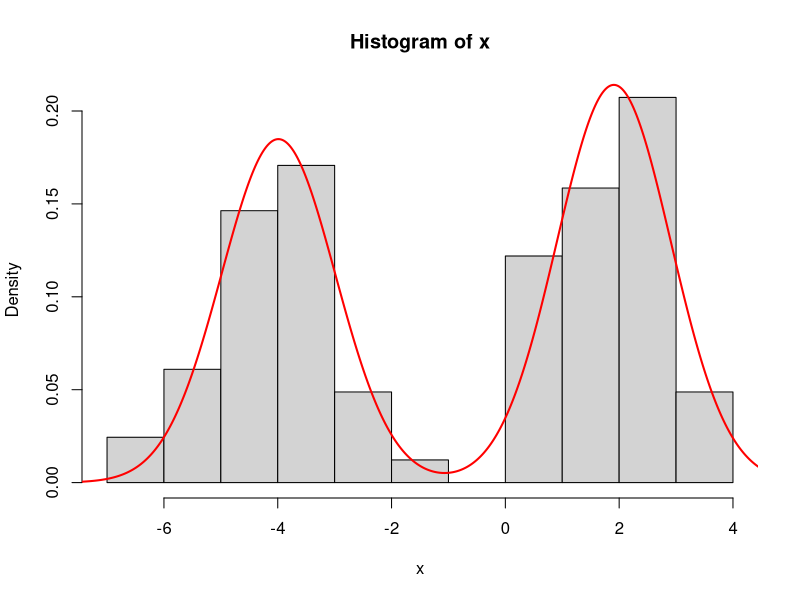

The R source for this figure:

# zPrior(z = c(1, 2, 3), K = 3, N = 3, alpha = 1.0 )
# -log(6)

################
#---PACKAGES---#
################
require(compiler)
# require(mixtools)

############
#---DATA---#
############
# data generated from a mixture of two normals 0.5 * N(-4,1) + 0.5 * N(2,1) 
x <- c(3.2021219417081, 2.65741884298405, 0.780137036066781, 3.64724723765017, 
       2.81041331245526, -4.62984071052694, -3.14281370657829, -3.12319766617262, 
       0.908978440112633, 2.51957106216094, 1.6829613082298, -3.87567468005131, 
       0.945705446404869, 0.495428223641111, -3.70222557688605, 3.68414040371748, 
       1.71340601895164, 1.14251338854263, -4.67625135117806, -4.36161079110522, 
       2.5622235140633, 2.06378756223698, -6.05965795191174, 2.03357186159356, 
       1.85332992519105, -2.90292806264, -2.3872030054047, 2.97532564926973, 
       1.36038670563403, 2.03484398255987, -2.90544404614717, 1.94541101948915, 
       1.89877326620243, -4.58947787551057, -5.23332969425005, 1.35028279895402, 
       -5.7057364084379, -4.19795250440479, 0.169765958342949, -4.41040237770636, 
       3.23366242337812, 2.7355634096666, -3.79124850215067, 1.81625386149323, 
       1.1244817398166, -5.351603849814, -4.28238069609014, 2.81686670597407, 
       -3.41167847159064, 2.2695834486729, -4.33355486366414, -4.07156878219267, 
       0.66540681953474, 1.54438714296735, -6.69483940993138, -3.33693275965261, 
       -1.79182385472336, 2.57088565077193, 1.36080493186315, 2.47510953571402, 
       2.21485345997249, -3.14067593928145, -5.09841477435681, 0.995868098296324, 
       0.780575051090966, -4.78524027264247, -5.00218879969458, -3.31819478384048, 
       -3.22225921308094, 2.90755400556924, -4.5340589955408, -3.17250220599487, 
       1.3692421554455, 0.471461424865359, 2.21459894893125, -2.10032867323119, 
       -3.94392608719873, -3.96057630155318, -3.71448565584273, 0.730529435675807, 
       2.20540388616452, -4.56182609476879)

# x = rnormmix(82, lambda = c(0.5, 0.5), mu = c(-4, 2), sigma = c(1, 1))

##################
#---LIKELIHOOD---#
##################

# dnorm( x[index], mu.cand, P, log = T) 

partialLoglike <- function(x, mu, P) {
  return(dnorm( x, mean = mu, sd = P, log = T))
}

loglikelihood <- function(mu, z, P, data) {
  # mu - vector with K unique mean values
  # z - vector with N cluster assignments
  # data - vector with N data points
  # P - std dev (fixed)
  logL = 0;
  for(i in 1 : length(data)) {
    xi = data[i]
    mui = mu[z[i]]
    logL = logL + partialLoglike(xi, mui, P) #dnorm(x = xi, mean = mui, sd = P, log = TRUE )
  }
  
  return(logL )
}#END: loglikelihood

loglikelihood <- cmpfun(loglikelihood)


############
############
##---MU---##
############
############

#---PRIOR---#
muPrior <- function(mu, K, mu0, P0) {
  # prior for mu parameters (base model)
  # mu: vector of K unique parameter values
  # @return: likelihood of mu
  loglike = 0
  for(i in 1 : K) {
    
    loglike = loglike + dnorm(mu[i], mu0, P0)
    
  }#END: i loop
  
  return(loglike)
}#END: muPrior

muPrior <- cmpfun(muPrior)

#---RANDOM DRAW FROM PRIOR---#
muRand <- function(mu0, P0) {
  # generates random value from the prior for mu
  value = rnorm(n = 1, mean = mu0, sd = P0)
  return(value)
}#END: muRand

#---PROPOSAL---#
muProposal <- function(xt, operate) {
  #TODO: remove
  #   xt = muchain[i, ]
  
  # random walk (symmetric) proposal
  window = 0.1
  K = length(xt)
  r.cand = rep(NA, K)
  d.cand = rep(NA, K)
  d.curr = rep(NA, K)
  
  for(i in 1 : K) {
    
    if(operate) {
      
      r.cand[i] = runif(1, min = xt[i] - window, max = xt[i] + window)
      # they will be the same, proposal is symmetrical
      d.cand[i] = dunif(r.cand[i], min = xt[i] - window, max = xt[i] + window, log = T)
      d.curr[i] = dunif(xt[i], min = xt[i] - window, max = xt[i] + window, log = T)
      
    } else {
      r.cand[i] = xt[i]
      d.cand[i] = 0
      d.curr[i] = 0
    }
    
  }#END: i loop
  
  return(list(r.cand = r.cand, d.cand = d.cand, d.curr = d.curr))
}

muProposal <- cmpfun(muProposal)

###########
###########
##---Z---##
###########
###########

#---PRIOR---#
zPrior <- function(z, K, N, mu, mu0, P0, alpha) {
  # prior for cluster assignments
  # @return: loglikelihood of an assignmnent z
  counts = matrix(NA, ncol = K, dimnames = list(NULL, c(1 : K) ) )
  theTable <- table(z)
  
  for(i in 1 : K) {
    colname <-  colnames(counts)[i]
    value <- theTable[which(names(theTable) == colname)]
    value <- ifelse(is.numeric(value), value, 0)
    counts[, i] <- ifelse(is.na(value), 0, value)
  }#END: i loop
  
  loglike = K * log(alpha)
  for(i in 1 : K) {
    
    eta = counts[i]
    if(eta > 0) {
      loglike = loglike + lfactorial(eta - 1)
    }# END: eta check
    
  }# END: i loop
  
  for(i in 1 : N) {
    loglike = loglike - log(alpha + i - 1)
  }
  
  loglike = loglike + muPrior(mu, K, mu0, P0)
  
  return(loglike)
}#END: prior

zPrior <- cmpfun(zPrior)

#---PROPOSAL---#
# zProposal <- function(z, K, N, mu, P, mu0, P0, alpha) {
#   # random walk (symmetric) integer proposal
#   index = sample( c(1 : N), 1)
#   value = sample( c(1 : K), 1 )
#   
#   r.cand = z
#   r.cand[index] = value
#   
#   # on the log scale
#   d.cand = 0
#   d.curr = 0
#   
#   return(list(r.cand = r.cand, d.cand = d.cand, d.curr = d.curr))
# }# END: proposal

zProposal <- function(z, K, N, mu, P, mu0, P0, alpha) {
  # gibbs proposal (algorithm 2 from Neal 2000)
  r.cand = z
  for(index in 1 : N) {
    
    occupancy = matrix(NA, ncol = K, dimnames = list(NULL, c(1 : K) ) )
    zi = r.cand[ - index]
    theTable = table(zi)
    
    for(i in 1 : K) {
      colname <-  colnames(occupancy)[i]
      value   <- theTable[which(names(theTable) == colname)]
      value   <- ifelse(is.numeric(value), value, 0)
      occupancy[, i] <- ifelse(is.na(value), 0, value)
    }#END: i loop
    
    probs = matrix(NA, ncol = K, dimnames = list(NULL, c(1 : K) ) )
    for(i in 1 : K) {

      if(occupancy[i] == 0) {# draw new
        
        # likelihood for unrepresented class: / P(x[index] | mu[i]) * P(mu[i]) dm[i]
        # M-H for poor people:  sample from prior for mu (base model), evaluate at likelihood
        
        M = 1
        like = 0
        for(m in 1 : M) {
          mu.cand = muRand(mu0, P0)
          like = like + partialLoglike( x[index], mu.cand, P ) 
        }
        
        probs[i] = log( (alpha) / (N - 1 + alpha) ) + like / M
        
      } else {# draw existing
        
        # likelihood for components with observations other than x_i currently associated with them is N(mu_j, P)
        like = dnorm( x[index], mu[i], P, log = T) 
        probs[i] = ( (occupancy[i]) / (N - 1 + alpha) ) + like
        
      }#END: occupation check
      
    }#END: i loop
    
    # rescale to improve accuracy
#     max = max(probs)
#     for(i in 1 : K) {
#       probs[i] = probs[i] - max
#     }
#     
#     # normalize probs (b in Neal 2000)
#     norm = 0;
#     for(i in 1 : K) {
#       norm = norm + probs[i]^2
#     }
#     norm = sqrt( norm )
#     
#     for(i in 1 : K) {
#       probs[i] = probs[i] / norm 
#     }
#     
    probs = exp(probs)
    
    value = sample(c(1 : K), size = 1, prob = probs)
    r.cand[index] = value
  }#END: index loop
  
  # on log scale
  d.cand =  0 
  d.curr =  0 
  
  return(list(r.cand = r.cand, d.cand = d.cand, d.curr = d.curr))
}#END: proposal

zProposal <- cmpfun(zProposal)

###############
#---SAMPLER---#
###############
metropolisHastings <- function(loglikelihood, prior, proposal, data, zstartvalue, mustartvalue, P, mu0, P0, alpha, Nsim) {
  
  N <- length(zstartvalue)
  K <- length(mustartvalue)
  
  muchain = array(dim = c(Nsim, K))
  muchain[1, ] = mustartvalue
  
  zchain = array(dim = c(Nsim, N))
  zchain[1, ] = zstartvalue
  for (i in 1 : (Nsim - 1)) {
    
    
    zcandidate = zProposal(z = zchain[i, ], K, N, mu = muchain[i, ], P,  mu0, P0, alpha)
    r.zcandidate = zcandidate$r.cand
    d.zcandidate = zcandidate$d.cand
    d.zcurr = zcandidate$d.curr
    
    mucandidate = muProposal(muchain[i, ], operate = TRUE) 
    
    r.mucandidate = mucandidate$r.cand
    d.mucandidate = sum(mucandidate$d.cand)
    d.mucurr = sum(mucandidate$d.curr)
    
    probab = exp(
      
      ( loglikelihood(mu = r.mucandidate, z = r.zcandidate, P = P, data) + 
          zPrior(r.zcandidate, K, N, r.mucandidate, mu0, P0, alpha) + d.zcandidate + 
          muPrior(r.mucandidate, K, mu0, P0) + d.mucandidate
      ) -
        
        ( loglikelihood(mu = muchain[i, ], z = zchain[i, ], P = P, data) + 
            zPrior(zchain[i, ], K, N, muchain[i, ], mu0, P0, alpha) + d.zcurr + 
            muPrior(muchain[i, ], K, mu0, P0) + d.mucurr
        )
      
    )
    
    if (runif(1) < probab) {
      zchain[i + 1, ] = r.zcandidate
      muchain[i + 1, ] = r.mucandidate
    } else {
      zchain[i + 1, ] = zchain[i, ]
      muchain[i + 1, ] = muchain[i, ]
    }#END: accept check
    
  }#END: iterations loop
  
  return(list(zchain = zchain, muchain = muchain))
}#END: metropolisHastings

metropolisHastings <- cmpfun(metropolisHastings)


############
#---MCMC---#
############
num.mode <- function(x) {
  as.numeric(names(which(table(x) == max(table(x)))))
}

CI <- function (x, ci = 0.95) {
  a = mean(x)
  s = sd(x)
  n = length(x)
  error = qt(ci + (1 - ci)/2, df = n - 1) * s/sqrt(n)
  
  return(c(upper = a + error, mean = a, lower = a - error))
}

run <- function() {
  
  Nsim  <-  10^3
  N     <- length(x)
  P     <- 1
  alpha <- 0.01
  z     <- rep(1, N)
  K     <- 2
  mu    <- c(-4, 2)
  mu0   <- mean(x) 
  P0    <- sd(x)
  
  chain = metropolisHastings(loglikelihood, prior, proposal, data = x, zstartvalue = z, mustartvalue = mu, P, mu0, P0, alpha, Nsim)
  
  muchain = chain$muchain
  zchain = chain$zchain
  
  ### getting the posterior past burnin
  burnin <- 200
  postMode = apply(zchain[burnin : Nsim, ], 2, num.mode)
  postMean = apply(muchain[burnin : Nsim, ], 2, mean)
  
  probs = rep(NA, length(postMean))
  for(i in 1 : K) {
    probs[i] = sum(postMode == i) / N
  }
  
  grid = seq(min(x) - 1, max(x) + 1, length = 500)
  dens = rep(NA, length = length(grid))
  
  for(i in 1 : length(grid)) {
    dens[i] = sum(probs * dnorm(grid[i], postMean, P))
  }
  
  hist(x, freq = FALSE)
  lines(grid, dens, col = 'red', lwd = 2)
  
  print(postMode)
  print(kmeans(x, centers = c(-4, 2))$cluster)
  
  for(i in 1 : K) {
    print(CI(muchain[burnin : Nsim, i], ci = 0.95))
  }
}

run()
